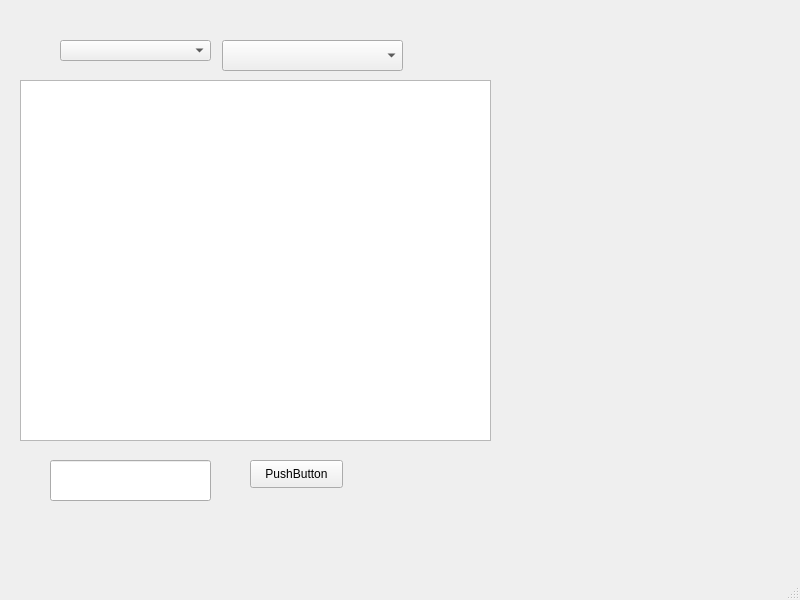
<?xml version="1.0" encoding="UTF-8"?>
<ui version="4.0">
 <class>MainWindow</class>
 <widget class="QMainWindow" name="MainWindow">
  <property name="geometry">
   <rect>
    <x>0</x>
    <y>0</y>
    <width>800</width>
    <height>600</height>
   </rect>
  </property>
  <property name="windowTitle">
   <string>MainWindow</string>
  </property>
  <widget class="QWidget" name="centralwidget">
   <widget class="QLineEdit" name="answer">
    <property name="geometry">
     <rect>
      <x>50</x>
      <y>460</y>
      <width>161</width>
      <height>41</height>
     </rect>
    </property>
   </widget>
   <widget class="QComboBox" name="Items">
    <property name="geometry">
     <rect>
      <x>60</x>
      <y>40</y>
      <width>151</width>
      <height>21</height>
     </rect>
    </property>
   </widget>
   <widget class="QComboBox" name="title">
    <property name="geometry">
     <rect>
      <x>222</x>
      <y>40</y>
      <width>181</width>
      <height>31</height>
     </rect>
    </property>
   </widget>
   <widget class="QListWidget" name="task">
    <property name="geometry">
     <rect>
      <x>20</x>
      <y>80</y>
      <width>471</width>
      <height>361</height>
     </rect>
    </property>
   </widget>
   <widget class="QPushButton" name="submit">
    <property name="geometry">
     <rect>
      <x>250</x>
      <y>460</y>
      <width>93</width>
      <height>28</height>
     </rect>
    </property>
    <property name="text">
     <string>PushButton</string>
    </property>
   </widget>
  </widget>
  <widget class="QMenuBar" name="menubar">
   <property name="geometry">
    <rect>
     <x>0</x>
     <y>0</y>
     <width>800</width>
     <height>26</height>
    </rect>
   </property>
  </widget>
  <widget class="QStatusBar" name="statusbar"/>
 </widget>
 <resources/>
 <connections/>
</ui>
